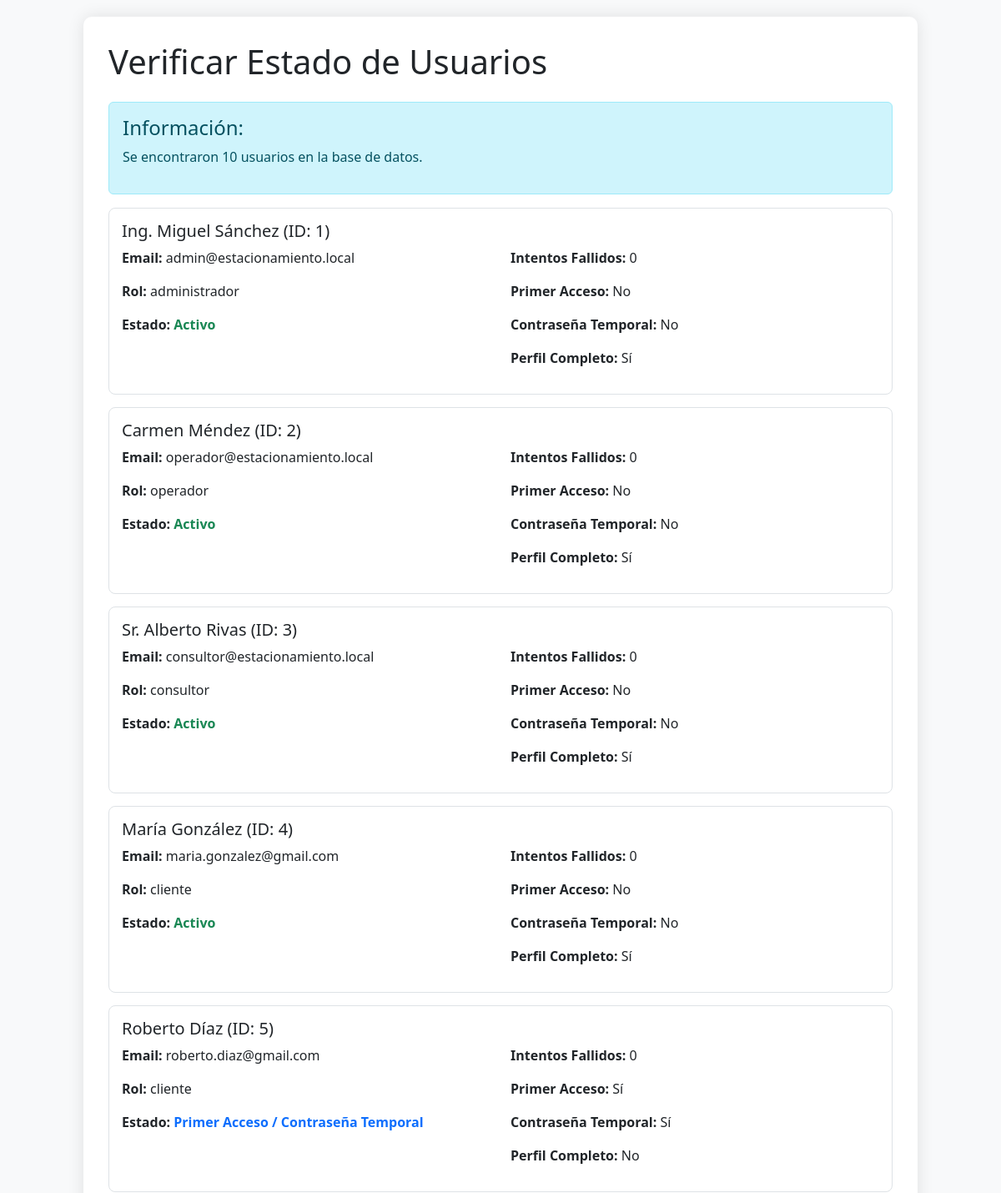
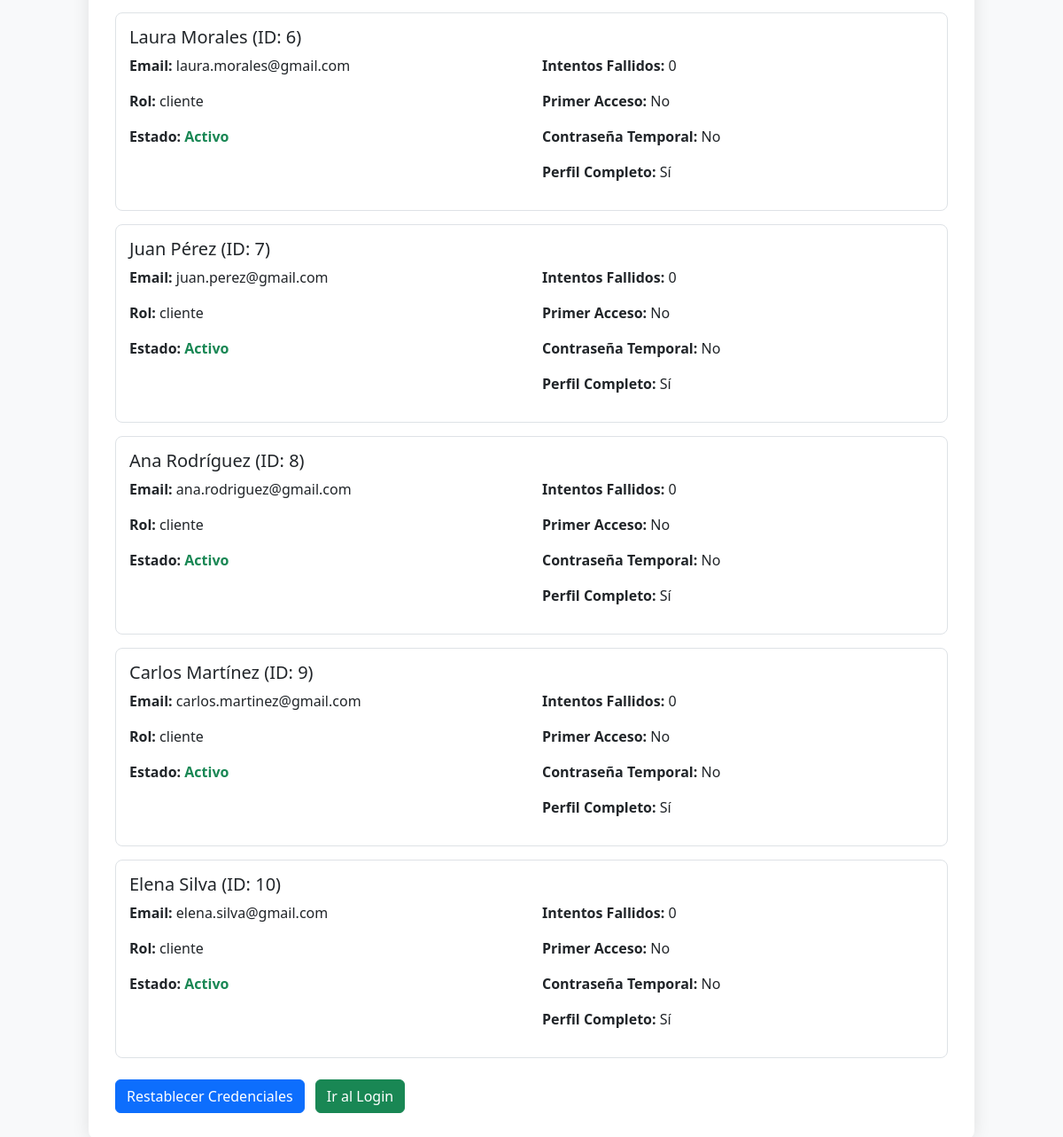
/verificar_usuarios.php, run on the app's committed database (2 pictures, top to bottom).
### tables this page shows
CREATE TABLE usuarios (
    id INT PRIMARY KEY AUTO_INCREMENT,
    nombre_completo VARCHAR(255) NOT NULL,
    email VARCHAR(255) NOT NULL UNIQUE,
    password VARCHAR(255) NOT NULL COMMENT 'Hash BCRYPT',
    telefono VARCHAR(20),
    rol ENUM('cliente', 'operador', 'consultor', 'administrador') NOT NULL DEFAULT 'cliente',
    activo BOOLEAN DEFAULT TRUE,

     
    intentos_fallidos INT DEFAULT 0 COMMENT 'Máximo 5 intentos',
    bloqueado_hasta DATETIME NULL COMMENT 'Bloqueo temporal por intentos fallidos',

     
    primer_acceso BOOLEAN DEFAULT TRUE COMMENT 'TRUE si es primera vez que ingresa',
    password_temporal BOOLEAN DEFAULT TRUE COMMENT 'TRUE si password fue generado por admin',
    perfil_completo BOOLEAN DEFAULT FALSE COMMENT 'TRUE cuando completa datos personales',

     
    exonerado BOOLEAN DEFAULT FALSE COMMENT 'Usuarios exonerados no pagan mensualidad',
    motivo_exoneracion TEXT NULL,

     
    fecha_registro TIMESTAMP DEFAULT CURRENT_TIMESTAMP,
    ultimo_acceso DATETIME NULL,

    INDEX idx_email (email),
    INDEX idx_rol (rol),
    INDEX idx_activo (activo)
);

### config/database.php (called while the page is built, shortened)
<?php
class Database
{
    private static ?PDO $instance = null;
    private static bool $testMode = false;
    private static function getConfig(): array
    {
        return [
            'host'    => $_ENV['DB_HOST'] ?? 'localhost',
            'port'    => $_ENV['DB_PORT'] ?? '3306',
            'dbname'  => $_ENV['DB_NAME'] ?? 'estacionamiento_db',
            'user'    => $_ENV['DB_USER'] ?? 'root',
            'pass'    => $_ENV['DB_PASS'] ?? '',
            'charset' => $_ENV['DB_CHARSET'] ?? 'utf8mb4',
        ];
    }
    public static function getInstance(): PDO
    {
        if (self::$instance === null) {
            $config = self::getConfig();
            if (self::$testMode) {
                $dsn = "sqlite:{$config['database']}";
                $options = [
                    PDO::ATTR_ERRMODE            => PDO::ERRMODE_EXCEPTION,
                    PDO::ATTR_DEFAULT_FETCH_MODE => PDO::FETCH_ASSOC,
                    PDO::ATTR_EMULATE_PREPARES   => false,
                ];
                $user = null;
                $pass = null;
            } else {
                $dsn = sprintf(
                    "mysql:host=%s;port=%s;dbname=%s;charset=%s",
                    $config['host'],
                    $config['port'],
                    $config['dbname'],
                    $config['charset']
                );
                $options = [
                    PDO::ATTR_ERRMODE            => PDO::ERRMODE_EXCEPTION,
                    PDO::ATTR_DEFAULT_FETCH_MODE => PDO::FETCH_ASSOC,
                    PDO::ATTR_EMULATE_PREPARES   => false,
                    PDO::MYSQL_ATTR_INIT_COMMAND => "SET NAMES {$config['charset']}"
                ];
                $user = $config['user'];
                $pass = $config['pass'];
            }
            try {
                self::$instance = new PDO($dsn, $user, $pass, $options);
                if (!self::$testMode) {
                    self::$instance->exec("SET NAMES 'utf8mb4' COLLATE 'utf8mb4_unicode_ci'");
                    self::$instance->exec("SET CHARACTER SET utf8mb4");
                    self::$instance->exec("SET character_set_connection=utf8mb4");
                    self::$instance->exec("SET character_set_client=utf8mb4");
                    self::$instance->exec("SET character_set_results=utf8mb4");
                }
            } catch (PDOException $e) {
                error_log("[DB ERROR] No se pudo conectar: " . $e->getMessage());
                if (($_ENV['APP_ENV'] ?? 'production') === 'production') {
                    throw new PDOException("Error de conexión a la base de datos");
                } else {
                    throw $e;
                }
            }
        }
        return self::$instance;
    }
    public static function query(string $sql, array $params = []): PDOStatement
    {
        $pdo = self::getInstance();
        $stmt = $pdo->prepare($sql);
        $stmt->execute($params);
        return $stmt;
    }
    public static function fetchAll(string $sql, array $params = []): array
    {
        $stmt = self::query($sql, $params);
        return $stmt->fetchAll();
    }
}

### verificar_usuarios.php (the view, shortened to what this page needs)
<?php
require_once __DIR__ . '/config/database.php';
echo "<!DOCTYPE html>
<html lang='es'>
<head>
    <meta charset='UTF-8'>
    <meta name='viewport' content='width=device-width, initial-scale=1.0'>
    <title>Verificar Estado de Usuarios</title>
    <link href='https://cdn.jsdelivr.net/npm/bootstrap@5.3.0/dist/css/bootstrap.min.css' rel='stylesheet'>
    <style>
        body {
            padding: 20px;
            background-color: #f8f9fa;
        }
        .container {
            max-width: 1000px;
            margin: 0 auto;
            background-color: white;
            padding: 30px;
            border-radius: 10px;
            box-shadow: 0 0 20px rgba(0,0,0,0.1);
        }
        .user-card {
            border: 1px solid #dee2e6;
            border-radius: 8px;
            padding: 15px;
            margin-bottom: 15px;
        }
        .status-active { color: #198754; font-weight: bold; }
        .status-inactive { color: #dc3545; font-weight: bold; }
        .status-blocked { color: #fd7e14; font-weight: bold; }
        .status-pending { color: #0d6efd; font-weight: bold; }
    </style>
</head>
<body>
    <div class='container'>
        <h1 class='mb-4'>Verificar Estado de Usuarios</h1>";
try {
    $usuarios = Database::fetchAll("SELECT * FROM usuarios ORDER BY id");
    if (empty($usuarios)) {
        echo "<div class='alert alert-warning'>
            <h4>Advertencia:</h4>
            <p>No se encontraron usuarios en la base de datos.</p>
            <p><a href='solucionar_acceso.php' class='btn btn-primary'>Crear Usuarios Predeterminados</a></p>
        </div>";
    } else {
        echo "<div class='alert alert-info'>
            <h4>Información:</h4>
            <p>Se encontraron " . count($usuarios) . " usuarios en la base de datos.</p>
        </div>";
        foreach ($usuarios as $usuario) {
            $statusClass = 'status-active';
            $statusText = 'Activo';
            if (!$usuario['activo']) {
                $statusClass = 'status-inactive';
                $statusText = 'Inactivo';
            } elseif ($usuario['bloqueado_hasta'] && strtotime($usuario['bloqueado_hasta']) > time()) {
                $statusClass = 'status-blocked';
                $statusText = 'Bloqueado hasta ' . date('d/m/Y H:i', strtotime($usuario['bloqueado_hasta']));
            } elseif ($usuario['primer_acceso'] || $usuario['password_temporal']) {
                $statusClass = 'status-pending';
                $statusText = 'Primer Acceso / Contraseña Temporal';
            }
            echo "<div class='user-card'>
                <h5>{$usuario['nombre_completo']} (ID: {$usuario['id']})</h5>
                <div class='row'>
                    <div class='col-md-6'>
                        <p><strong>Email:</strong> {$usuario['email']}</p>
                        <p><strong>Rol:</strong> {$usuario['rol']}</p>
                        <p><strong>Estado:</strong> <span class='{$statusClass}'>{$statusText}</span></p>
                    </div>
                    <div class='col-md-6'>
                        <p><strong>Intentos Fallidos:</strong> {$usuario['intentos_fallidos']}</p>
                        <p><strong>Primer Acceso:</strong> " . ($usuario['primer_acceso'] ? 'Sí' : 'No') . "</p>
                        <p><strong>Contraseña Temporal:</strong> " . ($usuario['password_temporal'] ? 'Sí' : 'No') . "</p>
                        <p><strong>Perfil Completo:</strong> " . ($usuario['perfil_completo'] ? 'Sí' : 'No') . "</p>
                    </div>
                </div>";
            echo "</div>";
        }
    }
    echo "<div class='mt-4'>
        <a href='solucionar_acceso.php' class='btn btn-primary me-2'>Restablecer Credenciales</a>
        <a href='auth/login' class='btn btn-success'>Ir al Login</a>
    </div>";
} catch (Exception $e) {
    echo "<div class='alert alert-danger'>
        <h4>Error:</h4>
        <p>" . $e->getMessage() . "</p>
    </div>";
}
echo "</div>
</body>
</html>";

### verificar_usuarios.php (style rules this page uses)
body { padding: 20px; background-color: #f8f9fa; }
.container { max-width: 1000px; margin: 0 auto; background-color: white; padding: 30px; border-radius: 10px; box-shadow: 0 0 20px rgba(0,0,0,0.1); }
.user-card { border: 1px solid #dee2e6; border-radius: 8px; padding: 15px; margin-bottom: 15px; }
.status-active { color: #198754; font-weight: bold; }
.status-pending { color: #0d6efd; font-weight: bold; }

### data on the page
usuarios: nombre_completo "Ing. Miguel Sánchez", id "1", email "admin@estacionamiento.local", rol "administrador", statusText "Activo", intentos_fallidos "0", primer_acceso "No", password_temporal "No", perfil_completo "Sí"
usuarios: nombre_completo "Carmen Méndez", id "2", email "operador@estacionamiento.local", rol "operador", statusText "Activo", intentos_fallidos "0", primer_acceso "No", password_temporal "No", perfil_completo "Sí"
usuarios: nombre_completo "Sr. Alberto Rivas", id "3", email "consultor@estacionamiento.local", rol "consultor", statusText "Activo", intentos_fallidos "0", primer_acceso "No", password_temporal "No", perfil_completo "Sí"
usuarios: nombre_completo "María González", id "4", email "maria.gonzalez@gmail.com", rol "cliente", statusText "Activo", intentos_fallidos "0", primer_acceso "No", password_temporal "No", perfil_completo "Sí"
usuarios: nombre_completo "Roberto Díaz", id "5", email "roberto.diaz@gmail.com", rol "cliente", statusText "Primer Acceso / Contraseña Temporal", intentos_fallidos "0", shows "Sí", password_temporal "Sí", perfil_completo "No"
usuarios: nombre_completo "Laura Morales", id "6", email "laura.morales@gmail.com", rol "cliente", statusText "Activo", intentos_fallidos "0", primer_acceso "No", password_temporal "No", perfil_completo "Sí"
usuarios: nombre_completo "Juan Pérez", id "7", email "juan.perez@gmail.com", rol "cliente", statusText "Activo", intentos_fallidos "0", primer_acceso "No", password_temporal "No", perfil_completo "Sí"
usuarios: nombre_completo "Ana Rodríguez", id "8", email "ana.rodriguez@gmail.com", rol "cliente", statusText "Activo", intentos_fallidos "0", primer_acceso "No", password_temporal "No", perfil_completo "Sí"
usuarios: nombre_completo "Carlos Martínez", id "9", email "carlos.martinez@gmail.com", rol "cliente", statusText "Activo", intentos_fallidos "0", primer_acceso "No", password_temporal "No", perfil_completo "Sí"
usuarios: nombre_completo "Elena Silva", id "10", email "elena.silva@gmail.com", rol "cliente", statusText "Activo", intentos_fallidos "0", primer_acceso "No", password_temporal "No", perfil_completo "Sí"

### other printed values
count($usuarios) "10"
